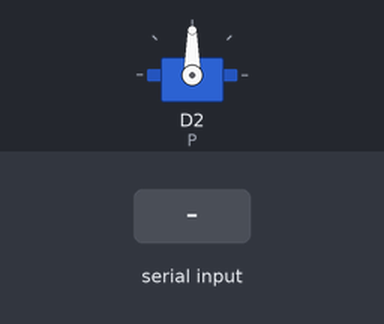
The sketch below on a simulated ESP8266 (NodeMCU). On the bench: servo. Inputs (shaded band) come from the test bench. What the sketch prints to the serial monitor is not drawn.

Above: at 7.8 s.
7.9 s: "tout\n" received over Serial
At 9.2 s:
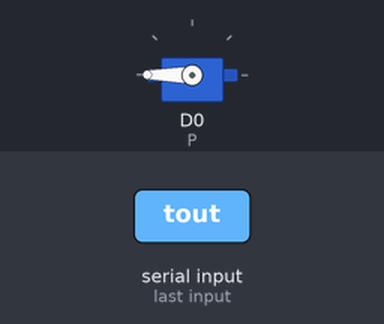
9.4 s: "t\n" received over Serial
At 9.9 s:
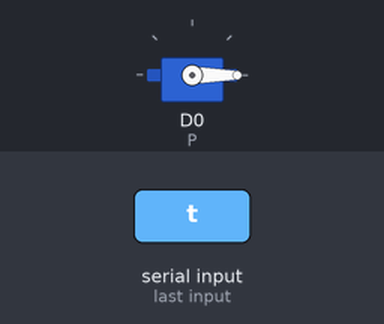
Timing chart, 0 to 13.4 s (numbered marks = the images above; inputs shaded):
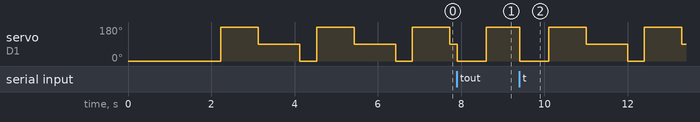

Measured:
- by itself, servo on D1 (P): repeats every 2.3 s: 90° 1.0 s, 0° 0.40 s, 180° 0.90 s

The sketch:

teste_servo.ino
```cpp
// =====================================================================
//  teste_servo — outil : vérifier un servomoteur et retrouver sa broche
//
//  1. Balayage : chaque broche, à tour de rôle, envoie au servo 0° puis
//     180° puis 90°. Le moniteur série affiche la broche en cours :
//     note celle qui fait bouger le servo.
//       - aucune broche ne le fait bouger : câblage, alimentation ou servo ;
//       - il bouge sur une autre broche que prévu : câblage à corriger
//         (ou broche à changer dans la page web de POCL) ;
//       - il bouge sur la bonne broche : le servo et le câblage sont bons.
//  2. Commandes (taper puis Entrée) :
//       D5 (ou p 14)   garder le servo sur cette broche
//       90             angle de 0 à 180°
//       1500           impulsion en µs (500 à 2500)
//       tout           relancer le balayage de toutes les broches
//
//  Lancement :  ./flash.sh --croquis outils/teste_servo
//  Ensuite :    ./flash.sh   (remet le firmware POCL, la configuration est conservée)
//
//  ATTENTION : les broches envoient des impulsions à tour de rôle. Si un relais
//  (surtout en 230 V), un moteur ou un ruban de LED est aussi branché, coupe
//  son alimentation pendant le test.
// =====================================================================
#include <Arduino.h>

struct Broche { const char *nom; uint8_t gpio; };

#if defined(ESP8266)
#include <Servo.h>
static const char *CARTE = "Wemos D1 mini (ESP8266)";
static const Broche P[] = {  // TX et RX servent au moniteur série
  {"D0", 16}, {"D1", 5}, {"D2", 4}, {"D3", 0}, {"D4", 2}, {"D5", 14}, {"D6", 12}, {"D7", 13}, {"D8", 15},
};
static Servo servo;
#elif defined(CONFIG_IDF_TARGET_ESP32C3)
static const char *CARTE = "ESP32-C3 Super Mini";
static const Broche P[] = {
  {"0", 0}, {"1", 1}, {"2", 2}, {"3", 3}, {"4", 4}, {"5", 5}, {"6", 6}, {"7", 7}, {"8", 8}, {"10", 10}, {"20", 20}, {"21", 21},
};
#elif defined(CONFIG_IDF_TARGET_ESP32S2)
static const char *CARTE = "ESP32-S2 Mini";
static const Broche P[] = {
  {"1", 1}, {"2", 2}, {"3", 3}, {"4", 4}, {"5", 5}, {"6", 6}, {"7", 7}, {"8", 8}, {"9", 9}, {"10", 10},
  {"11", 11}, {"12", 12}, {"13", 13}, {"14", 14}, {"15", 15}, {"16", 16}, {"17", 17}, {"18", 18}, {"21", 21},
  {"33", 33}, {"34", 34}, {"35", 35}, {"36", 36}, {"37", 37}, {"38", 38}, {"39", 39}, {"40", 40},
};
#elif defined(ESP32)
static const char *CARTE = "ESP32 (WROOM)";
static const Broche P[] = {
  {"D2", 2}, {"D4", 4}, {"D5", 5}, {"D12", 12}, {"D13", 13}, {"D14", 14}, {"D15", 15}, {"D16", 16}, {"D17", 17},
  {"D18", 18}, {"D19", 19}, {"D21", 21}, {"D22", 22}, {"D23", 23}, {"D25", 25}, {"D26", 26}, {"D27", 27},
  {"D32", 32}, {"D33", 33},
};
#else
#error "Outil prévu pour les cartes POCL (ESP8266, ESP32, ESP32-C3, ESP32-S2)"
#endif
static const int NP = sizeof(P) / sizeof(P[0]);

static int actif = -1;  // broche qui envoie les impulsions (indice dans P)

static void lache() {
  if (actif < 0) return;
#if defined(ESP8266)
  servo.detach();
#else
  ledcDetach(P[actif].gpio);
#endif
  pinMode(P[actif].gpio, INPUT);
  actif = -1;
}
static void impulsion(int i, int us) {
  us = constrain(us, 500, 2500);
  if (actif != i) {
    lache();
#if defined(ESP8266)
    servo.attach(P[i].gpio, 500, 2500, us);
#else
    if (!ledcAttach(P[i].gpio, 50, 14)) Serial.printf("   (broche %s : impossible de créer le signal)\n", P[i].nom);
#endif
    actif = i;
  }
#if defined(ESP8266)
  servo.writeMicroseconds(us);
#else
  ledcWrite(P[i].gpio, (uint32_t)us * 16383UL / 20000UL);
#endif
}
static int angleUs(int deg) { return 544 + (2400 - 544) * constrain(deg, 0, 180) / 180; }

// Lecture d'une ligne tapée au moniteur série (sans bloquer)
static String ligne;
static bool lireLigne(String &out) {
  while (Serial.available()) {
    char c = Serial.read();
    if (c == '\n' || c == '\r') {
      if (!ligne.length()) continue;
      out = ligne;
      out.trim();
      ligne = "";
      return true;
    }
    if (ligne.length() < 30) ligne += c;
  }
  return false;
}

static int trouveBroche(String s) {  // « D5 » = nom écrit sur la carte ; « p 14 » ou « GPIO14 » = numéro de GPIO
  s.trim();
  s.toUpperCase();
  bool gpio = false;
  if (s.startsWith("P ")) {
    s = s.substring(2);
    gpio = true;
  } else if (s.startsWith("GPIO")) {
    s = s.substring(4);
    gpio = true;
  }
  s.trim();
  if (!s.length()) return -1;
  for (int i = 0; i < NP; i++)
    if (gpio ? (isDigit(s[0]) && s.toInt() == P[i].gpio) : s == P[i].nom) return i;
  return -1;
}

static void aide() {
  Serial.println();
  Serial.printf("=== teste_servo — %s ===\n", CARTE);
  Serial.println(F("Servo : marron/noir = GND, rouge = 5V, orange/jaune = signal sur la broche à tester."));
  Serial.println(F("Balayage : chaque broche envoie 0°, 180° puis 90° ; note celle qui fait bouger le servo."));
  Serial.println(F("Commandes (puis Entrée) : D5 ou « p 14 » = rester sur une broche, 90 = angle,"));
  Serial.println(F("1500 = impulsion en µs, tout = relancer le balayage."));
  Serial.println();
}

static bool balayage = true;
static int fixe = -1;     // broche choisie par l'utilisateur
static int etape = 0, courante = 0;
static uint32_t tEtape = 0;

void setup() {
  Serial.begin(115200);
#if ARDUINO_USB_CDC_ON_BOOT
  Serial.setTxTimeoutMs(0);
#endif
  delay(1500);
  aide();
}

void loop() {
  String l;
  if (lireLigne(l)) {
    String m = l;
    m.toLowerCase();
    int b = trouveBroche(l);
    bool nombre = l.length() && isDigit(l[0]);
    if (m == "tout" || m == "t") {
      balayage = true;
      fixe = -1;
      etape = 0;
      courante = 0;
      lache();
      Serial.println(F("-> balayage de toutes les broches"));
    } else if (!nombre && b >= 0) {
      balayage = false;
      fixe = b;
      impulsion(b, angleUs(90));
      Serial.printf("-> broche %s (GPIO %d) : 90°. Tape un angle (0 à 180) ou une impulsion (500 à 2500 µs).\n",
                    P[b].nom, P[b].gpio);
    } else if (nombre) {
      int v = l.toInt();
      if (fixe < 0) {
        Serial.println(F("Choisis d'abord une broche (ex. D5 ou « p 14 »)."));
      } else if (v <= 180) {
        impulsion(fixe, angleUs(v));
        Serial.printf("-> %s : %d° (%d µs)\n", P[fixe].nom, v, angleUs(v));
      } else if (v >= 500 && v <= 2500) {
        impulsion(fixe, v);
        Serial.printf("-> %s : %d µs\n", P[fixe].nom, v);
      } else {
        Serial.println(F("Angle de 0 à 180, ou impulsion de 500 à 2500 µs."));
      }
    } else {
      Serial.printf("Commande inconnue : « %s »\n", l.c_str());
      aide();
    }
  }

  if (!balayage) return;
  uint32_t now = millis();
  static const int ANGLES[3] = {0, 180, 90};
  static const uint16_t DUREES[3] = {700, 900, 700};
  if (etape == 0 || now - tEtape >= DUREES[etape - 1]) {
    if (etape == 3) {  // broche suivante
      lache();
      delay(300);
      courante = (courante + 1) % NP;
      if (courante == 0) Serial.println(F("--- fin du tour ; on recommence (tape une broche pour t'arrêter dessus) ---"));
      etape = 0;
    }
    if (etape == 0) Serial.printf("Broche %-4s (GPIO %2d) : 0° … 180° … 90°\n", P[courante].nom, P[courante].gpio);
    impulsion(courante, angleUs(ANGLES[etape]));
    etape++;
    tEtape = now;
  }
}
```
